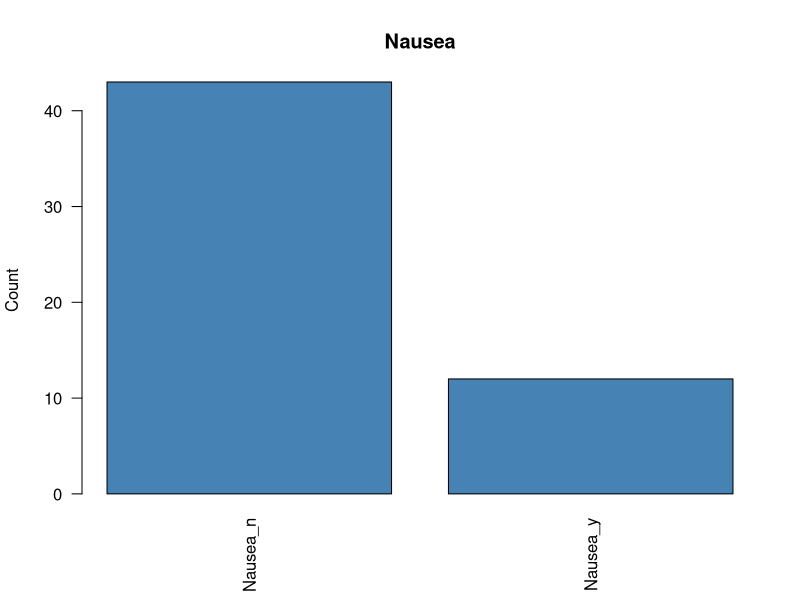
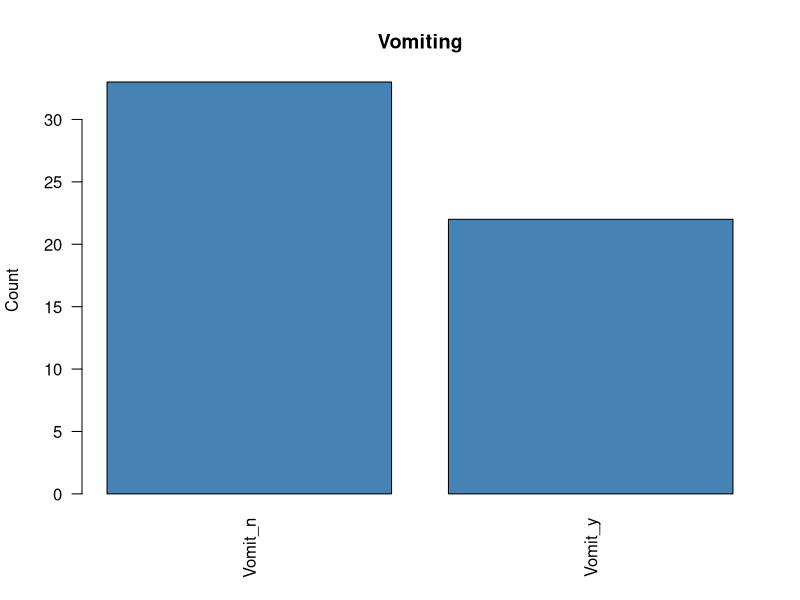
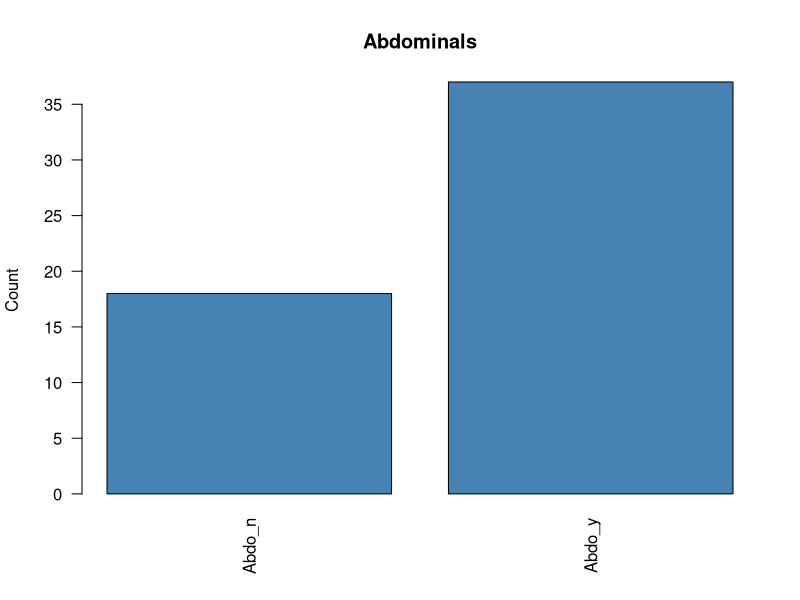
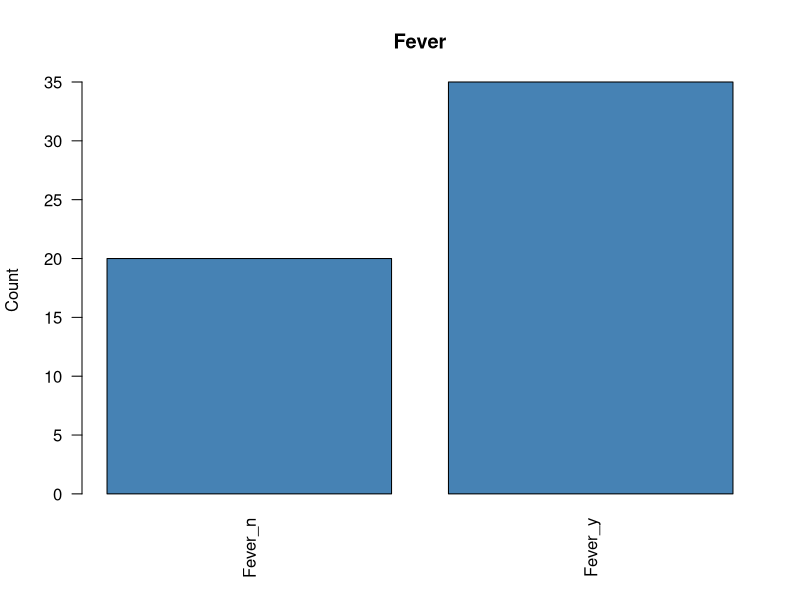
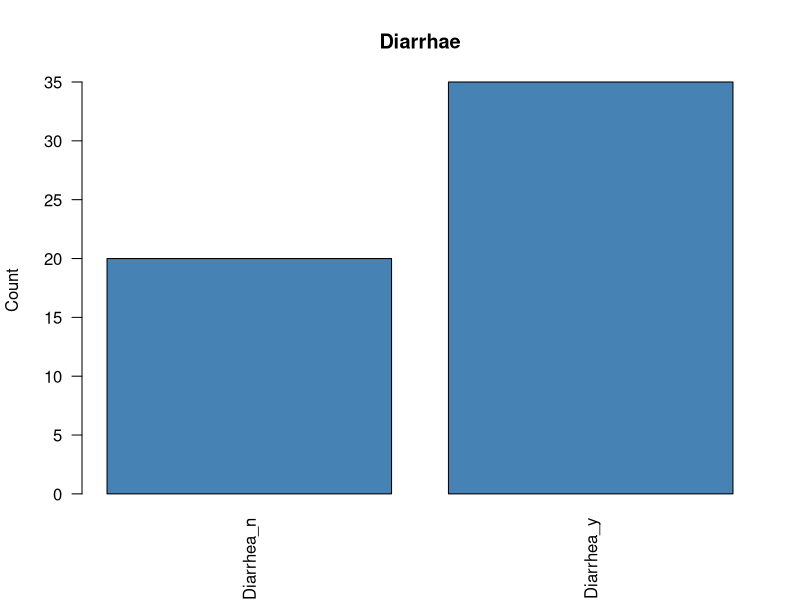
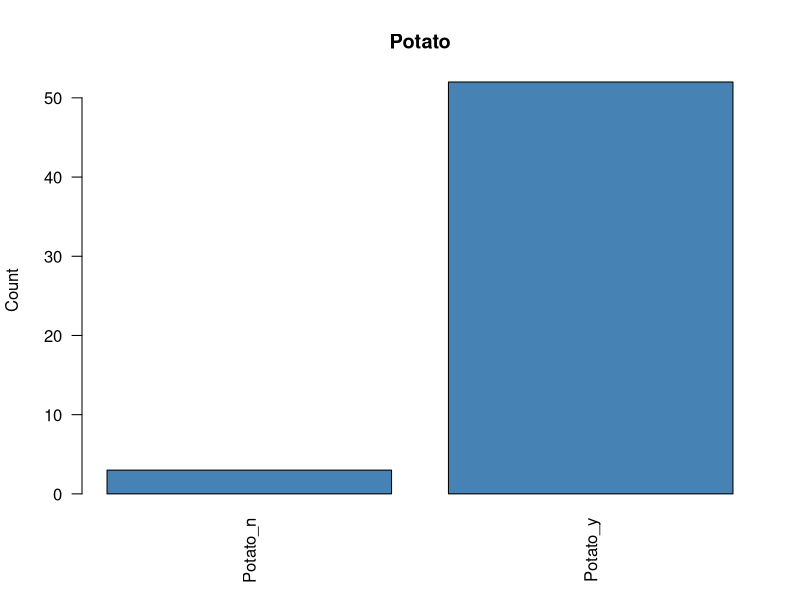
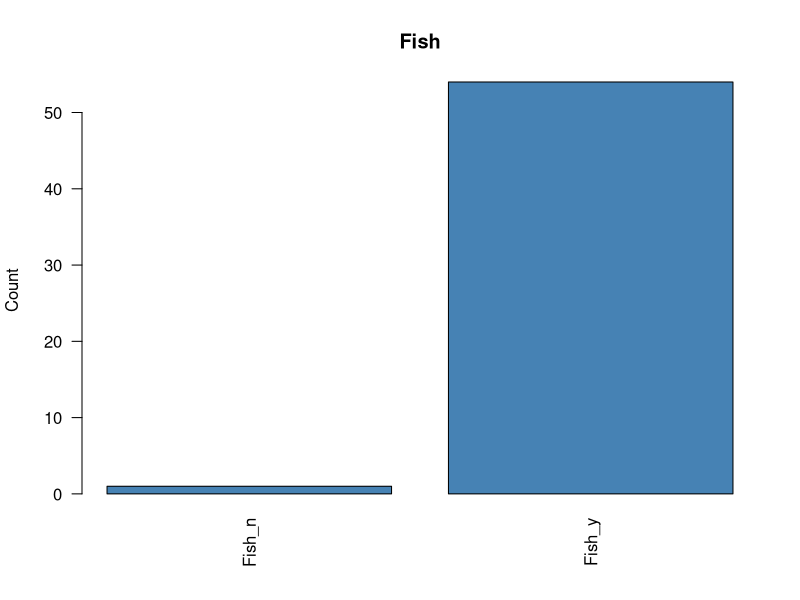
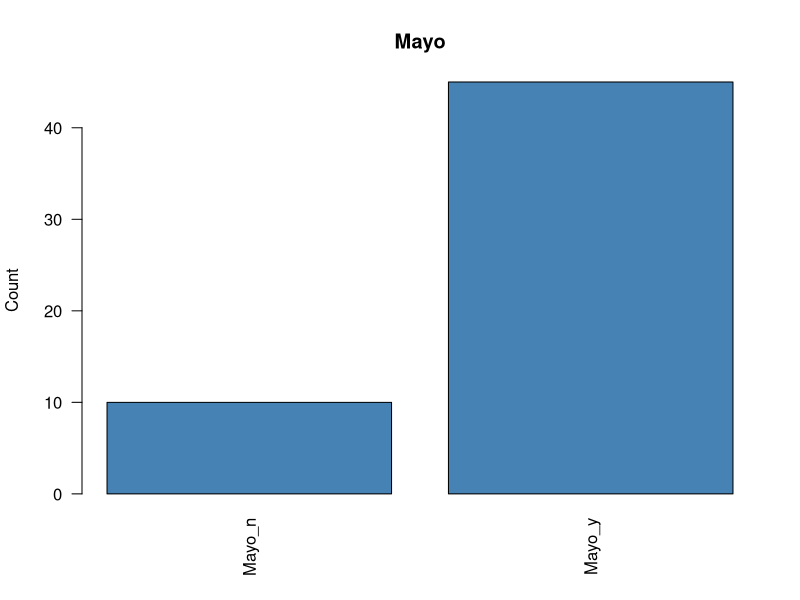

Source code (R) for these figures, in order: (Note: this script raises an error after producing the figures.)
## ---- chunk 1

# FactoMineR implementa el análisis de correspondencias múltiples
# factoextra facilita la visualización e interpretación de los resultados
# corrplot permite representar matrices de contribución o calidad de representación

list.of.packages <- c(
 "FactoMineR", "factoextra", "corrplot")

# Detectamos qué paquetes no están instalados.
new.packages <- list.of.packages[!(list.of.packages %in% installed.packages()[, "Package"])]

# Instalamos los que falten.
if (length(new.packages) > 0) {
  install.packages(new.packages)
}

# Cargamos todas las librerías en memoria.
lapply(list.of.packages, require, character.only = TRUE)

# Eliminamos objetos auxiliares del entorno.
rm(list.of.packages, new.packages)
## ---- chunk 2
# Cargamos el conjunto de datos de ejemplo incluido en FactoMineR
data(poison)

# Dimensión del dataset: número de filas y columnas
dim(poison)

# Estructura de los datos: tipos de variables
str(poison)

# Resumen general de las variables
summary(poison)
## ---- chunk 3
# Seleccionamos los individuos 1:55 y las variables 5:15
# Estas serán las variables activas del análisis
poison.active <- poison[1:55, 5:15]
## ---- chunk 4
# Representamos la frecuencia de cada variable categórica
for (i in 1:ncol(poison.active)) {
  plot(
    poison.active[, i],
    main = colnames(poison.active)[i],
    ylab = "Count",
    col = "steelblue",
    las = 2
  )
}
## ---- chunk 5
# Consultamos la ayuda de la función ACM
help(ACM)

# Ajustamos el modelo ACM usando el método Indicator
# graph = FALSE evita que se dibujen gráficos automáticos al ejecutar el modelo
res.mca <- MCA(poison.active, method = "Indicator", graph = FALSE)

# Alternativamente podría utilizarse el método Burt
# res.mca2 <- ACM(poison.active, method = "Burt", graph = FALSE)

# Imprimimos el resumen del resultado
print(res.mca)
## ---- chunk 6
# Extraemos eigenvalues e inercia explicada
eig.val <- get_eigenvalue(res.mca)
eig.val
## ---- chunk 7
# Scree plot para visualizar la importancia relativa de las dimensiones
fviz_screeplot(res.mca, addlabels = TRUE, ylim = c(0, 45))
## ---- chunk 8
# Biplot conjunto de individuos y categorías
# Se deja comentado para mantener la estructura del script original
# fviz_mca_biplot(res.mca, repel = TRUE, gtheme = theme_minimal())
## ---- chunk 9
# Extraemos resultados asociados a las variables del ACM
var <- get_mca_var(res.mca)
var
## ---- chunk 10
fviz_mca_var(
  res.mca,
  choice = "mca.cor",
  repel = TRUE,
  ggtheme = theme_minimal()
)
## ---- chunk 11
fviz_mca_var(
  res.mca,
  repel = TRUE,
  ggtheme = theme_minimal()
)
## ---- chunk 12
fviz_mca_var(
  res.mca,
  col.var = "cos2",
  gradient.cols = c("#00AFBB", "#E7B800", "#FC4E07"),
  repel = TRUE,
  ggtheme = theme_minimal()
)
## ---- chunk 13
# Matriz de calidad de representación de las categorías
corrplot(var$cos2, is.corr = FALSE)
## ---- chunk 14
# Visualización específica de cos2 para variables en los ejes 1 y 2
fviz_cos2(res.mca, choice = "var", axes = 1:2)
## ---- chunk 15
# Categorías que más contribuyen a la dimensión 1
fviz_contrib(res.mca, choice = "var", axes = 1, top = 15)
## ---- chunk 16
# Categorías que más contribuyen a la dimensión 2
fviz_contrib(res.mca, choice = "var", axes = 2, top = 15)
## ---- chunk 17
# Contribución total a las dimensiones 1 y 2
fviz_contrib(res.mca, choice = "var", axes = 1:2, top = 15)
## ---- chunk 18
# Representación del mapa de categorías coloreado por contribución
fviz_mca_var(
  res.mca,
  col.var = "contrib",
  gradient.cols = c("#00AFBB", "#E7B800", "#FC4E07"),
  repel = TRUE,
  ggtheme = theme_minimal()
)
## ---- chunk 19
# Matriz de contribuciones
corrplot(var$contrib, is.corr = FALSE)
## ---- chunk 20
# Extraemos la información asociada a los individuos
ind <- get_mca_ind(res.mca)
ind
## ---- chunk 21
fviz_mca_ind(
  res.mca,
  col.ind = "cos2",
  gradient.cols = c("#00AFBB", "#E7B800", "#FC4E07"),
  repel = TRUE,
  ggtheme = theme_minimal()
)
## ---- chunk 22
fviz_mca_ind(
  res.mca,
  col.ind = "contrib",
  gradient.cols = c("#00AFBB", "#E7B800", "#FC4E07"),
  repel = TRUE,
  ggtheme = theme_minimal()
)
## ---- chunk 23
# Individuos que más contribuyen a las dimensiones 1 y 2
fviz_contrib(res.mca, choice = "ind", axes = 1:2, top = 20)
## ---- chunk 24
fviz_mca_ind(
  res.mca,
  label = "none",
  habillage = "Vomiting",
  palette = c("#00AFBB", "#E7B800"),
  addEllipses = TRUE,
  ellipse.type = "confidence",
  ggtheme = theme_minimal()
)
## ---- chunk 25
# Elipses para dos variables cualitativas concretas
fviz_ellipses(res.mca, c("Vomiting", "Fever"), geom = "point")
## ---- chunk 26
# Elipses para varias variables
fviz_ellipses(res.mca, 1:4, geom = "point")
## ---- chunk 27
# Descripción automática de las dimensiones 1 y 2
res.desc <- dimdesc(res.mca, axes = c(1, 2))
res.desc
## ---- chunk 28
# Descripción detallada de la dimensión 1
res.desc[[1]]
## ---- chunk 29
# Descripción detallada de la dimensión 2
res.desc[[2]]
## ---- chunk 30
# Nuevo ACM incluyendo variables suplementarias e individuos suplementarios
res.mca <- MCA(
  poison,
  ind.sup = 53:55,
  quanti.sup = 1:2,
  quali.sup = 3:4,
  graph = FALSE
)
## ---- chunk 31
# Categorías de variables cualitativas suplementarias
res.mca$quali.sup
## ---- chunk 32
# Variables cuantitativas suplementarias
res.mca$quanti
## ---- chunk 33
# Individuos suplementarios
res.mca$ind.sup
## ---- chunk 34
fviz_mca_biplot(
  res.mca,
  repel = TRUE,
  ggtheme = theme_minimal()
)
## ---- chunk 35
# Correlación entre variables (activas y suplementarias) y dimensiones
fviz_mca_var(res.mca, choice = "mca.cor", repel = TRUE)
## ---- chunk 36
# Mapa de variables
fviz_mca_var(
  res.mca,
  repel = TRUE,
  ggtheme = theme_minimal()
)
## ---- chunk 37
# Representación de variables cuantitativas suplementarias
fviz_mca_var(
  res.mca,
  choice = "quanti.sup",
  ggtheme = theme_minimal()
)
## ---- chunk 38
# Representación de individuos suplementarios
fviz_mca_ind(
  res.mca,
  label = "ind.sup",
  ggtheme = theme_minimal()
)
## ---- chunk 39
# Top 5 individuos y categorías con mayor contribución
fviz_mca_biplot(
  res.mca,
  select.ind = list(contrib = 5),
  select.var = list(contrib = 5),
  ggtheme = theme_minimal()
)
## ---- chunk 40
# Ejecución final del ACM con gráficos automáticos activados
res.mca <- MCA(
  poison,
  ind.sup = 53:55,
  quanti.sup = 1:2,
  quali.sup = 3:4,
  graph = TRUE
)
